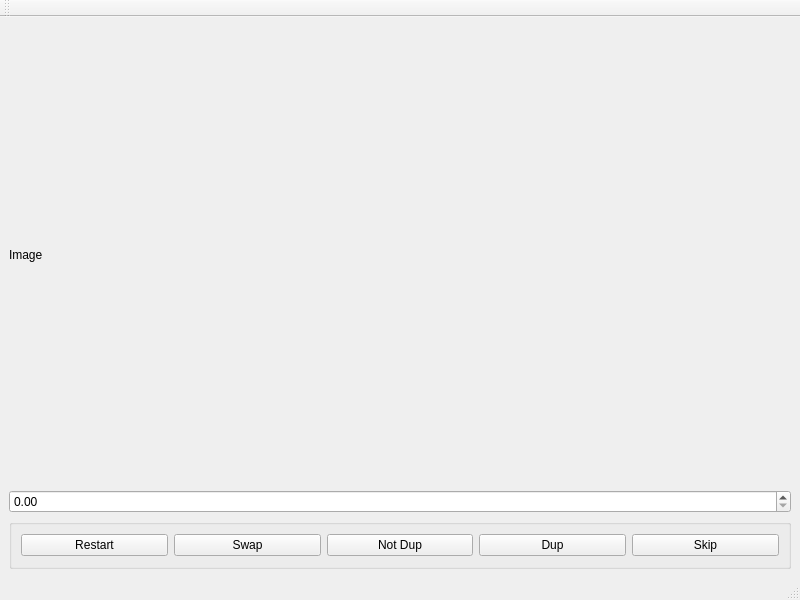
<?xml version="1.0" encoding="UTF-8"?>
<ui version="4.0">
 <class>MainWindow</class>
 <widget class="QMainWindow" name="MainWindow">
  <property name="geometry">
   <rect>
    <x>0</x>
    <y>0</y>
    <width>800</width>
    <height>600</height>
   </rect>
  </property>
  <property name="windowTitle">
   <string>MainWindow</string>
  </property>
  <widget class="QWidget" name="centralwidget">
   <layout class="QHBoxLayout" name="horizontalLayout">
    <item>
     <layout class="QVBoxLayout" name="verticalLayout_2">
      <item>
       <widget class="QLabel" name="lblImage">
        <property name="sizePolicy">
         <sizepolicy hsizetype="Preferred" vsizetype="Minimum">
          <horstretch>0</horstretch>
          <verstretch>0</verstretch>
         </sizepolicy>
        </property>
        <property name="minimumSize">
         <size>
          <width>600</width>
          <height>0</height>
         </size>
        </property>
        <property name="text">
         <string>Image</string>
        </property>
       </widget>
      </item>
      <item>
       <widget class="QDoubleSpinBox" name="doubleSpinBox">
        <property name="sizePolicy">
         <sizepolicy hsizetype="Minimum" vsizetype="Fixed">
          <horstretch>0</horstretch>
          <verstretch>0</verstretch>
         </sizepolicy>
        </property>
       </widget>
      </item>
      <item>
       <widget class="QGroupBox" name="gbButtons">
        <property name="sizePolicy">
         <sizepolicy hsizetype="Preferred" vsizetype="Minimum">
          <horstretch>0</horstretch>
          <verstretch>0</verstretch>
         </sizepolicy>
        </property>
        <property name="maximumSize">
         <size>
          <width>16777215</width>
          <height>50</height>
         </size>
        </property>
        <property name="title">
         <string/>
        </property>
        <layout class="QHBoxLayout" name="horizontalLayout_3">
         <item>
          <widget class="QPushButton" name="pbtnRestart">
           <property name="text">
            <string>Restart</string>
           </property>
          </widget>
         </item>
         <item>
          <widget class="QPushButton" name="pbtnSwap">
           <property name="text">
            <string>Swap</string>
           </property>
          </widget>
         </item>
         <item>
          <widget class="QPushButton" name="pbtnNotDup">
           <property name="text">
            <string>Not Dup</string>
           </property>
          </widget>
         </item>
         <item>
          <widget class="QPushButton" name="pbtnDup">
           <property name="text">
            <string>Dup</string>
           </property>
          </widget>
         </item>
         <item>
          <widget class="QPushButton" name="pbtSkip">
           <property name="text">
            <string>Skip</string>
           </property>
          </widget>
         </item>
        </layout>
       </widget>
      </item>
     </layout>
    </item>
   </layout>
  </widget>
  <widget class="QMenuBar" name="menubar">
   <property name="geometry">
    <rect>
     <x>0</x>
     <y>0</y>
     <width>800</width>
     <height>22</height>
    </rect>
   </property>
  </widget>
  <widget class="QStatusBar" name="statusbar"/>
  <widget class="QToolBar" name="toolBar">
   <property name="windowTitle">
    <string>toolBar</string>
   </property>
   <attribute name="toolBarArea">
    <enum>TopToolBarArea</enum>
   </attribute>
   <attribute name="toolBarBreak">
    <bool>false</bool>
   </attribute>
  </widget>
 </widget>
 <resources/>
 <connections/>
</ui>
